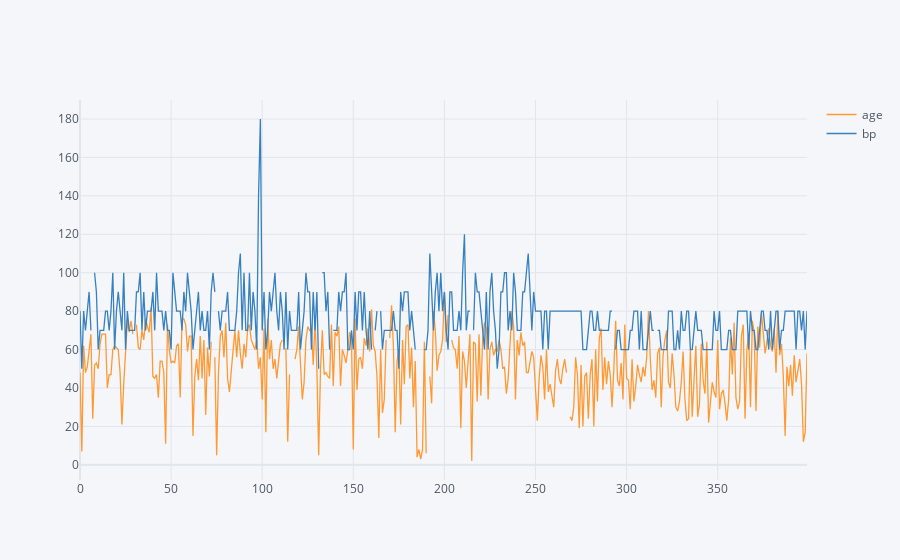

Notebook source saved alongside this figure:
### Code cell
data1[['age','bp']].iplot()

### Figure 1 — Plotly figure (JSON) as saved in the notebook; plotly's stock layout.template omitted (floating-point values rounded to 4 significant figures; data arrays with more than 128 entries replaced by an {"elided": "..."} marker saying what was removed)
{"data": [{"line": {"color": "rgba(255, 153, 51, 1.0)", "dash": "solid", "shape": "linear", "width": 1.3}, "mode": "lines", "name": "age", "text": "", "type": "scatter", "x": {"elided": "400 int values"}, "y": {"elided": "400 mixed values"}}, {"line": {"color": "rgba(55, 128, 191, 1.0)", "dash": "solid", "shape": "linear", "width": 1.3}, "mode": "lines", "name": "bp", "text": "", "type": "scatter", "x": {"elided": "400 int values"}, "y": {"elided": "400 mixed values"}}], "layout": {"legend": {"bgcolor": "#F5F6F9", "font": {"color": "#4D5663"}}, "paper_bgcolor": "#F5F6F9", "plot_bgcolor": "#F5F6F9", "title": {"font": {"color": "#4D5663"}}, "xaxis": {"gridcolor": "#E1E5ED", "showgrid": true, "tickfont": {"color": "#4D5663"}, "title": {"font": {"color": "#4D5663"}, "text": ""}, "zerolinecolor": "#E1E5ED"}, "yaxis": {"gridcolor": "#E1E5ED", "showgrid": true, "tickfont": {"color": "#4D5663"}, "title": {"font": {"color": "#4D5663"}, "text": ""}, "zerolinecolor": "#E1E5ED"}}}
